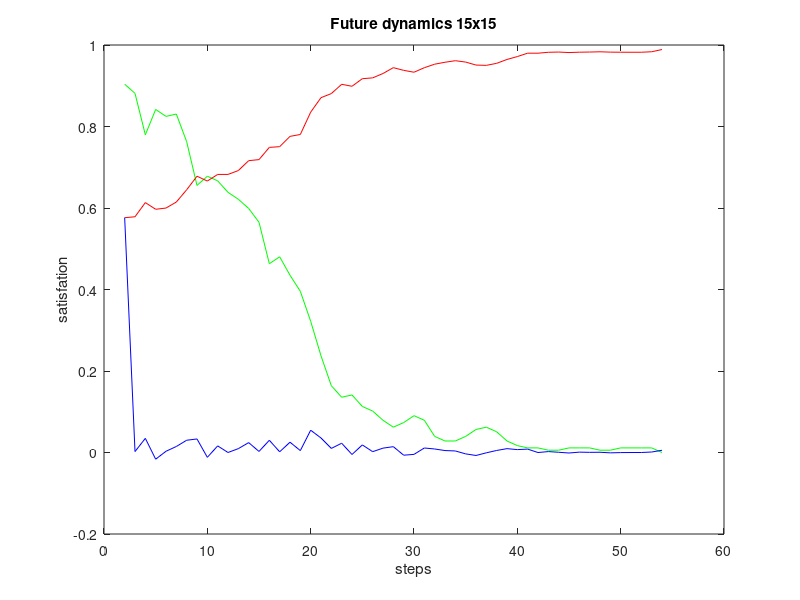

This figure's MATLAB source:
dynamics = [
NaN,NaN,NaN;
0.903954802259887,0.5761815083848979,0.5761815083848979;
0.8813559322033898,0.5785108958837771,2.329387498879169e-3;
0.7796610169491526,0.6132633844498252,3.475248856604806e-2;
0.8418079096045198,0.5968545421935252,-1.6408842256299957e-2;
0.8248587570621468,0.5998901443816695,3.0356021881443847e-3;
0.8305084745762712,0.6146511523630167,1.4761007981347173e-2;
0.7627118644067796,0.6447381400771227,3.008698771410594e-2;
0.655367231638418,0.67798852120886,3.325038113173726e-2;
0.6779661016949152,0.666155501748722,-1.1833019460137966e-2;
0.6666666666666666,0.6823827459420677,1.6227244193345716e-2;
0.6384180790960452,0.6824074074074071,2.4661465339474005e-5;
0.6214689265536724,0.6918931037575103,9.48569635010319e-3;
0.5988700564971752,0.716162227602905,2.4269123845394733e-2;
0.5649717514124294,0.718762891220518,2.6006636176129014e-3;
0.4632768361581921,0.7487803784413951,3.0017487220877163e-2;
0.480225988700565,0.7505178907721277,1.737512330732596e-3;
0.4350282485875706,0.7757801990852836,2.5262308313155873e-2;
0.3954802259887006,0.7804412160344366,4.66101694915296e-3;
0.3220338983050847,0.8351560398170564,5.471482378261983e-2;
0.23728813559322035,0.8707694377185902,3.561339790153375e-2;
0.1638418079096045,0.8808066541117389,1.003721639314866e-2;
0.13559322033898305,0.9035714285714286,2.2764774459689708e-2;
0.14124293785310735,0.8987108779481663,-4.86055062326225e-3;
0.11299435028248588,0.9173101067168865,1.8599228768720208e-2;
0.1016949152542373,0.9193614922428486,2.0513855259621334e-3;
7.909604519774012e-2,0.9300780199085283,1.0716527665679699e-2;
6.2146892655367235e-2,0.9444085732221329,1.4330553313604532e-2;
7.344632768361582e-2,0.9378015424625595,-6.607030759573332e-3;
9.03954802259887e-2,0.9331965742982695,-4.604968164289986e-3;
7.909604519774012e-2,0.944274056138463,1.1077481840193562e-2;
3.954802259887006e-2,0.952910052910053,8.635996771589891e-3;
2.824858757062147e-2,0.9576719576719578,4.761904761904835e-3;
2.824858757062147e-2,0.9614720652856247,3.8001076136668747e-3;
3.954802259887006e-2,0.9580979284369116,-3.3741368487131555e-3;
5.649717514124294e-2,0.9507914088422565,-7.306519594655004e-3;
6.2146892655367235e-2,0.9500291453681285,-7.622634741280287e-4;
5.084745762711865e-2,0.9550331808806385,5.0040355125100106e-3;
2.824858757062147e-2,0.9645054255223746,9.472244641736101e-3;
1.694915254237288e-2,0.9716236211998924,7.118195677517859e-3;
1.1299435028248588e-2,0.9799569545332257,8.333333333333302e-3;
1.1299435028248588e-2,0.9798762442830242,-8.071025020156459e-5;
5.649717514124294e-3,0.9821361312886738,2.2598870056495892e-3;
5.649717514124294e-3,0.9827011030400862,5.649717514123973e-4;
1.1299435028248588e-2,0.9814635458703257,-1.237557169760535e-3;
1.1299435028248588e-2,0.9823446327683616,8.810868980359145e-4;
1.1299435028248588e-2,0.9827481840193704,4.035512510087864e-4;
5.649717514124294e-3,0.9833467850417005,5.986010223301173e-4;
5.649717514124294e-3,0.9825060532687652,-8.407317729352928e-4;
1.1299435028248588e-2,0.9822908259348939,-2.152273338713206e-4;
1.1299435028248588e-2,0.9822347771500314,-5.604878486249202e-5;
1.1299435028248588e-2,0.9822347771500314,0.0;
1.1299435028248588e-2,0.9834274952919021,1.1927181418706699e-3;
0.0,0.9889157923056229,5.4882970137208435e-3;
];

unsatisfiedRatio = dynamics (:, 1);
similarity = dynamics (:, 2);
similarityChange = dynamics (:, 3);

figure
plot (unsatisfiedRatio.', 'color', 'green');
hold on
plot (similarity.', 'color', 'red');
hold on
plot (similarityChange.', 'color', 'blue');

xlabel ('steps');
ylabel ('satisfation');

title ('Future dynamics 15x15');
